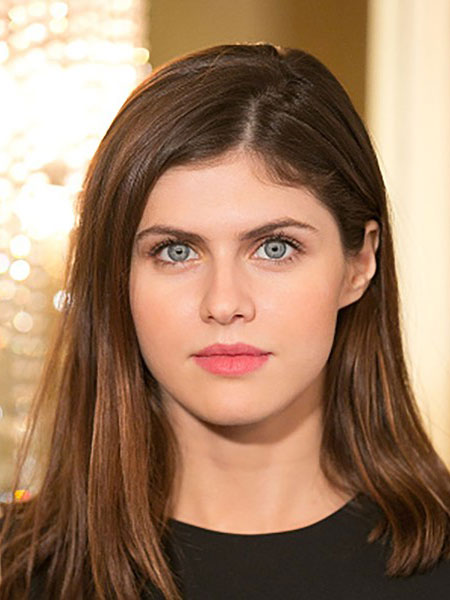
#> input picture alex-IT.jpg, 450 x 600 px, found by its file name
$ python imagecascading1.py
#> lines starting #> are read from the running program, lines starting #| are printed output that depends on the picture; after the words box and inside, x2 and y2 are one past the last pixel; in counts of white or black regions, pixels touching at a corner belong together
import numpy as np
import cv2
from matplotlib import pyplot as plt

face_cascade = cv2.CascadeClassifier('C:\\Users\\user\\Desktop\\Facedetection\\haarcascade_frontalface_default.xml')
eye_cascade = cv2.CascadeClassifier('C:\\Users\\user\\Desktop\\Facedetection\\haarcascade_eye.xml')

img = cv2.imread("C:\\Users\\user\\Desktop\\Facedetection\\alex-IT.jpg",1)
#> img is the input picture: shape (600, 450, 3); mean B, G, R 100.1, 125.6, 158.9

gray = cv2.cvtColor(img, cv2.COLOR_BGR2GRAY)
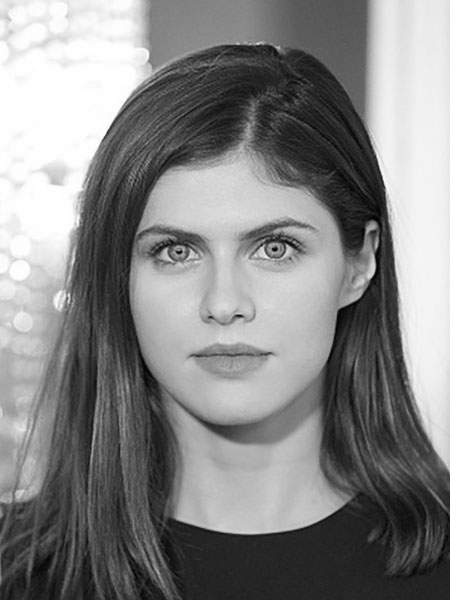
#> gray: shape (600, 450); min 1, max 255, mean 132.7


faces = face_cascade.detectMultiScale(gray, 1.3, 5)
#> faces = [[99, 154, 257, 257]]


for (x,y,w,h) in faces:
    cv2.rectangle(img,(x,y),(x+w,y+h),(255,0,0),2)
    roi_gray = gray[y:y+h, x:x+w]
    roi_color = img[y:y+h, x:x+w]
    eyes = eye_cascade.detectMultiScale(roi_gray)
    for (ex,ey,ew,eh) in eyes:
        cv2.rectangle(roi_color,(ex,ey),(ex+ew,ey+eh),(0,255,0),2)
#> this loop made 1 pass
#> pass 1, `roi_gray = gray[y:y+h, x:x+w]`:
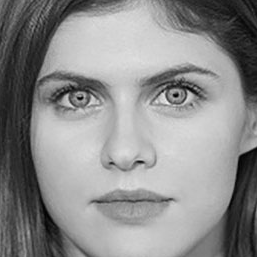
#> roi_gray: shape (257, 257); min 1, max 240, mean 140.1
#> pass 1, `roi_color = img[y:y+h, x:x+w]`:
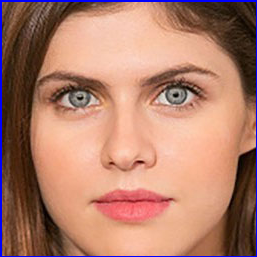
#> roi_color: shape (257, 257, 3); mean B, G, R 108, 126, 175.9
#> after the loop:
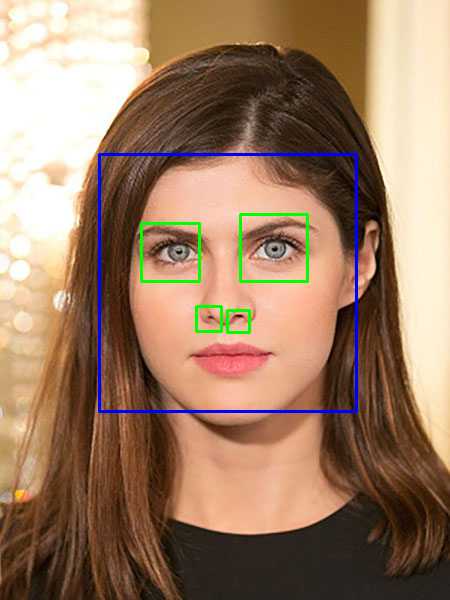
#> img: shape (600, 450, 3); 1.9% of pixels changed, all inside (x1, y1, x2, y2) = (98, 153, 358, 413)
#> after the loop:
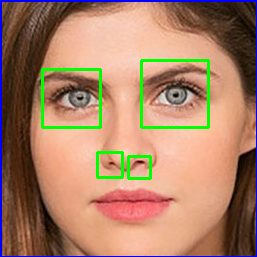
#> roi_color: shape (257, 257, 3); 3.1% of pixels changed, all inside (x1, y1, x2, y2) = (41, 59, 210, 180)

cv2.imshow('img',img)
cv2.waitKey(0)
cv2.destroyAllWindows()

$ run again, with emma-IT.jpg copied over alex-IT.jpg
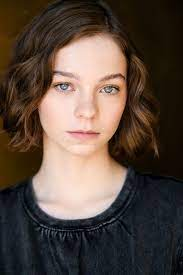
#> input picture emma-IT.jpg, 183 x 275 px, found by its file name
#> img is the input picture: shape (275, 183, 3); mean B, G, R 63.4, 72.8, 88
#> `gray = cv2.cvtColor(img, cv2.COLOR_BGR2GRAY)`:
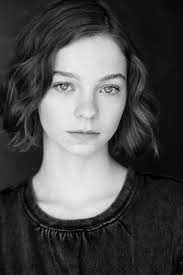
#> gray: shape (275, 183); min 0, max 240, mean 76.3
#> faces = [[35, 48, 106, 106]]
#> the loop `for (x,y,w,h) in faces:` made 1 pass
#> (x, y, w, h, eyes) on pass 1: (35, 48, 106, 106, [[17, 27, 25, 25], [62, 29, 25, 25]])
#> after the loop `for (x,y,w,h) in faces:`:
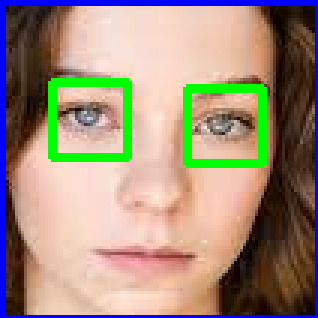
#> roi_color: shape (106, 106, 3) (shown 3 times larger); mean B, G, R 125.5, 140.8, 159.7

$ run again, with taj_bilateral.jpg copied over alex-IT.jpg
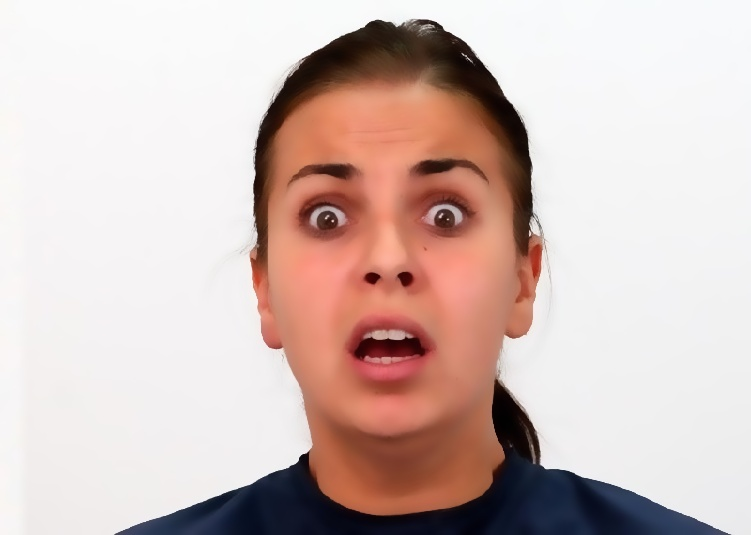
#> input picture taj_bilateral.jpg, 751 x 535 px, found by its file name
#> img is the input picture: shape (535, 751, 3); mean B, G, R 185.7, 190.4, 209.9
#> faces = [[211, 67, 347, 347]]
#> the loop `for (x,y,w,h) in faces:` made 1 pass
#> after the loop `for (x,y,w,h) in faces:`:
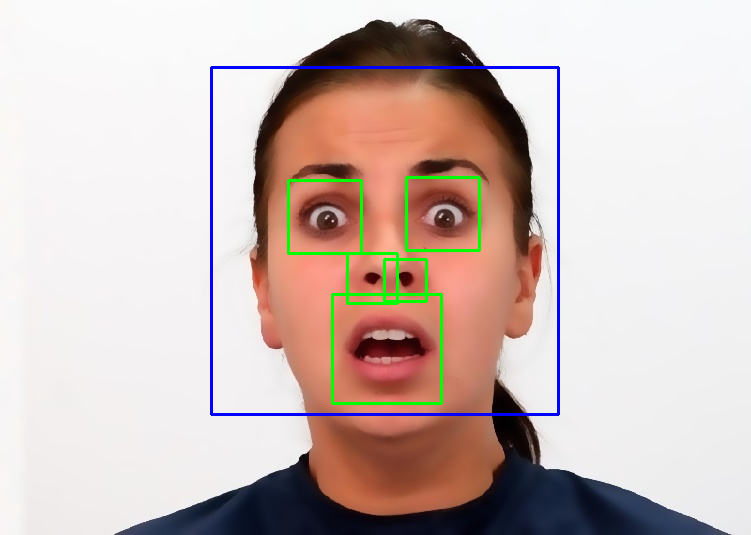
#> img: shape (535, 751, 3); 2.04% of pixels changed, all inside (x1, y1, x2, y2) = (210, 66, 560, 416)
#> after the loop `for (x,y,w,h) in faces:`:
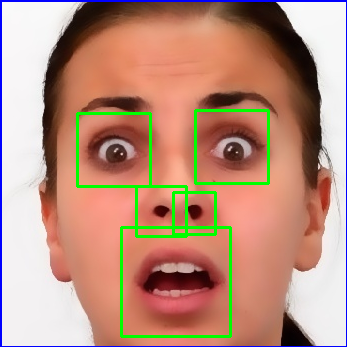
#> roi_color: shape (347, 347, 3); mean B, G, R 125.5, 144.6, 186.4
